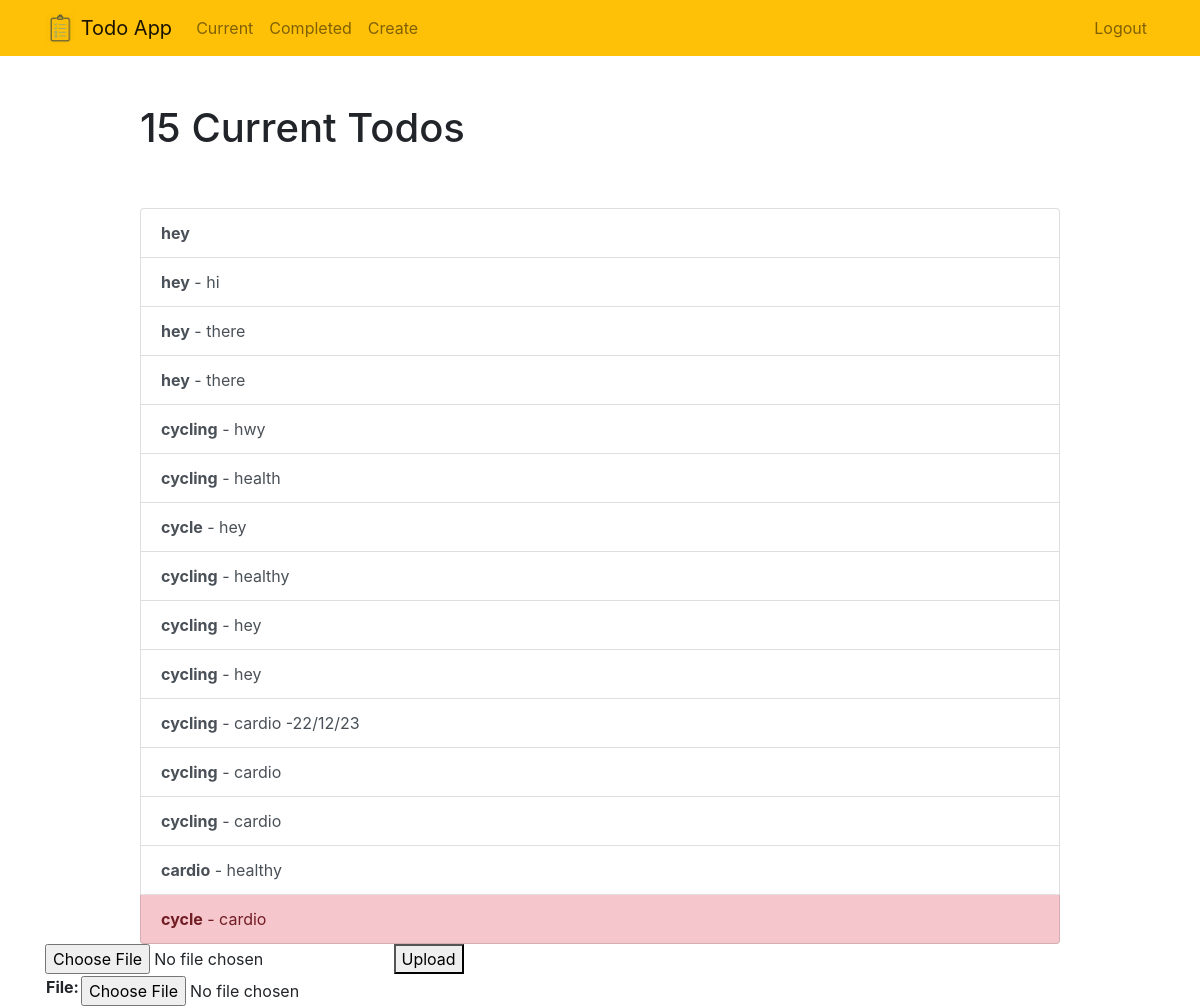
The page /current/ (signed in) on the database as committed earlier.
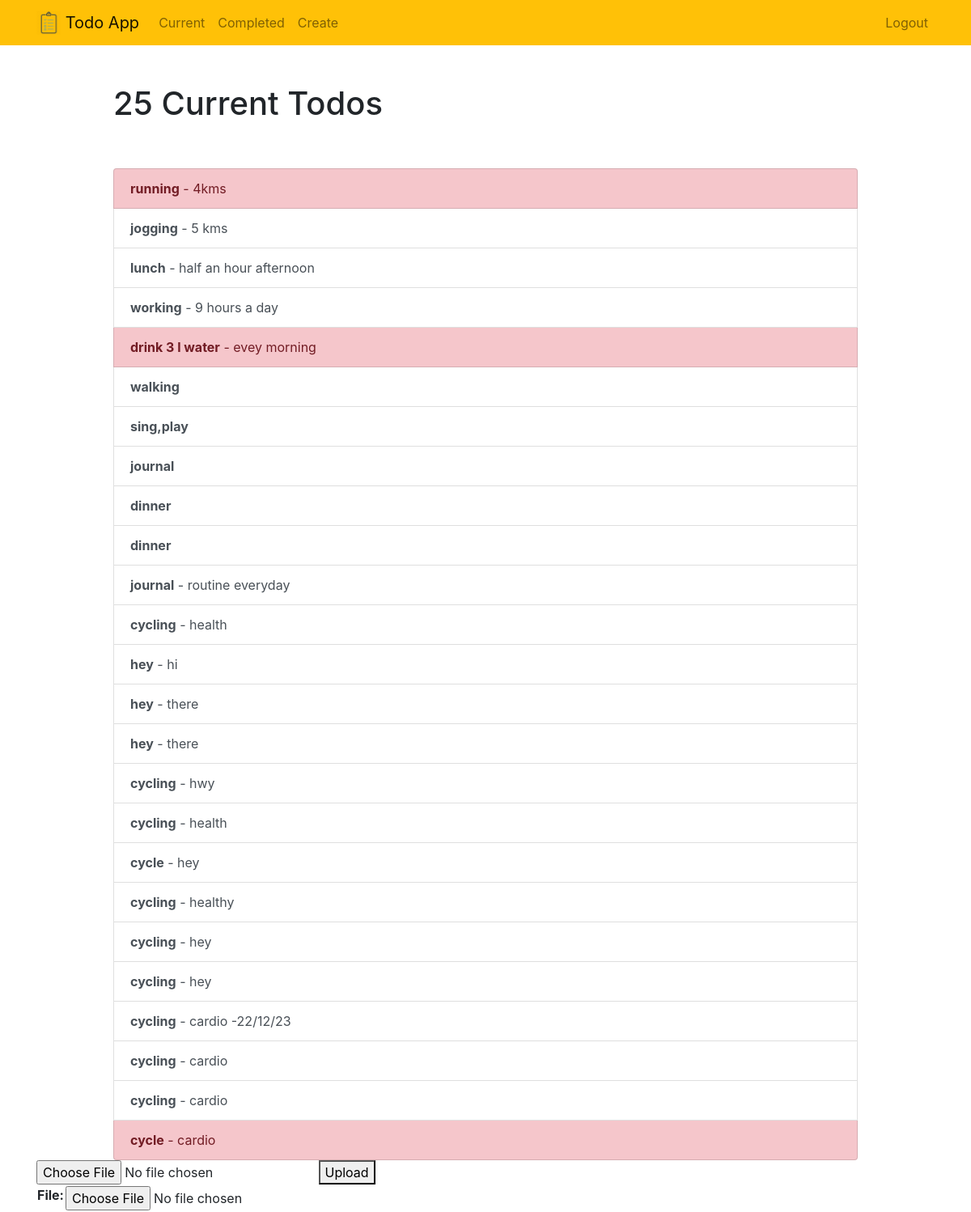
The same page on the database as committed later.
### todoapp/models.py (models this page shows, shortened)
class Todo(models.Model):
    title = models.CharField(max_length=100)
    memo = models.TextField(blank=True)
    created = models.DateTimeField(auto_now_add=True)
    datecompleted = models.DateTimeField(null=True, blank=True)
    important = models.BooleanField(default=False)
    user = models.ForeignKey(User, on_delete=models.CASCADE)

### todoapp/views.py (the view)
# urls.py: path('current/', views.currenttodos, name='currenttodos'),
@login_required
def currenttodos(request):
    extracted_todolist = None
    todos = Todo.objects.filter(user=request.user).order_by('-created')
    if request.method == 'POST':
        form = UploadFileForm(request.POST, request.FILES)
        if form.is_valid():
            text_file = request.FILES['file']
            text = text_file.read().decode('utf-8')
            prompt = f'''Given a text containing a list of tasks and associated details, extract the TODO list information and format it as a JSON output with the following keys:

            activity_name: The name of the activity.
            activity_description: A brief description of the activity.
            activity_time: The time at which the activity is scheduled.
            Ensure that the extracted JSON output captures each task along with its description and scheduled time.

            :\n{text}'''
            response = openai.Completion.create(
                engine="text-davinci-002",
                prompt=prompt,
                max_tokens=150,
                api_key=api_key
            )
            extracted_todolist = response.choices[0].text.strip()
            try:
                json_data_list = json.loads(extracted_todolist)
                print(f'Extracted JSON data list: {json_data_list}')  # Add this line for debugging
                for json_data in json_data_list:
                    if isinstance(json_data, dict):
                        activity_name = json_data.get('activity_name', '')
                        if activity_name:
                            activity_description = json_data.get('activity_description', '')
                            activity_time = json_data.get('activity_time', '')
                            print(f'Creating new todo with: activity_name={activity_name}, activity_description={activity_description}, activity_time={activity_time}')  # Add this line for debugging
                            new_todo = Todo(
                                user=request.user,
                                title=activity_name,
                                memo=activity_description,
                                created=activity_time
                            )
                            new_todo.save()
            except json.JSONDecodeError as e:
                print(f'Error decoding JSON: {e}')  # Add this line for debugging
                pass
    else:
        form = UploadFileForm()
    return render(request, 'todoapp/currenttodos.html', {'form': form, 'extracted_todolist': extracted_todolist, 'todos': todos})

### todoapp/forms.py
class UploadFileForm(forms.Form):
    file = forms.FileField()

### todoapp/templates/todoapp/currenttodos.html (shortened to what this page needs)
{% extends "todoapp/base.html" %}
{% block content %}
    <div class="row justify-content-center mt-5">
        <div class="col-md-10">
            {% if todos %}
                 <h1>{{ todos.count }} Current Todo{{ todos.count|pluralize }}</h1>
            {% else %}
                           <h1>Current Todos</h1>
            {% endif %}
        </div>
    </div>
    <div class="row justify-content-center mt-5">
        <div class="col-md-10">
        {% if todos %}
            <div class="list-group">
                {% for todo in todos %}
                    <a href="{% url 'viewtodo' todo.id %}" class="list-group-item list-group-item-action{% if todo.important %} list-group-item-danger{% endif %}"><b>{{ todo.title }}</b>{% if todo.memo %} - {{ todo.memo|truncatechars:30 }}{% endif %}</a>
                {% endfor %}
            </div>
        {% else %}
            <div class="text-center">
                <h2>Looks like you don't have any todos! Nice work.</h2>
            <br>
            <a role="button" class="btn btn-primary" href="{% url 'createtodo' %}">New Todo</a>
            </div>
        {% endif %}
        </div>
    </div>
<form action="{% url 'currenttodos' %}" method="post" enctype="multipart/form-data">
        <input type="file" name="file" required>
            <button type="submit">Upload</button>
        </form>
<form action="{% url 'createtodo' %}" method="post" enctype="multipart/form-data">
        <table>{{form.as_table}}</table>
{% endblock %}

### todoapp/templates/todoapp/base.html (shortened to what this page needs)
{% load static %}
<!doctype html>
<html lang="en">
<head>
    <link rel="stylesheet" href="https://stackpath.bootstrapcdn.com/bootstrap/4.4.1/css/bootstrap.min.css">
</head>
<body>
<nav class="navbar navbar-expand-md navbar-light bg-warning">
<div class="container">
    <a class="navbar-brand" href="{% url 'home' %}">
         <img src="{% static 'todo/logo.png' %}" width="30" height="30" class="d-inline-block align-top">
        <span>Todo App</span>
    </a>
    <div class="collapse navbar-collapse" id="navbarNav">
    {% if user.is_authenticated %}
        <ul class="navbar-nav mr-auto">
                <li class="nav-item {{ current }}">
                    <a class="nav-link" href="{% url 'currenttodos' %}">Current</a>
                </li>
                <li class="nav-item {{ completed }}">
                    <a class="nav-link" href="{% url 'completedtodos' %}">Completed</a>
                </li>
                <li class="nav-item {{ create }}">
                    <a class="nav-link" href="{% url 'createtodo' %}">Create</a>
                </li>
        </ul>
    {% endif %}
    <ul class="navbar-nav ml-auto">
            {% if user.is_authenticated %}
                <li class="nav-item">
                    <a href="#" onclick="$('#signOutBtn').click()" class="nav-link">Logout</a>
                </li>
            {% endif %}
        </ul>
    </div>
</div>
</nav>
<div class="container">
{% block content %}{% endblock %}
</div>
</body>
</html>

Rows that differ between the two databases and show on the page:
removed Todo: title "hey"
removed Todo: title "cardio", memo "healthy"
added Todo: title "running", memo "4kms", important True (drawn)
added Todo: title "jogging", memo "5 kms"
added Todo: title "lunch", memo "half an hour afternoon"
added Todo: title "working", memo "9 hours a day"
added Todo: title "drink 3 l water", memo "evey morning", important True (drawn)
added Todo: title "walking"
added Todo: title "sing,play"
added Todo: title "journal"
added Todo: title "dinner"
added Todo: title "dinner"
added Todo: title "journal", memo "routine everyday"
added Todo: title "cycling", memo "health"
Other text that changed with them:
{{ todos.count }}: "15" → "25"
